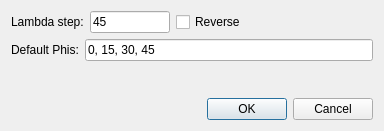
<?xml version="1.0" encoding="UTF-8"?>
<ui version="4.0">
 <class>dlgCaptureSetup</class>
 <widget class="QDialog" name="dlgCaptureSetup">
  <property name="geometry">
   <rect>
    <x>0</x>
    <y>0</y>
    <width>384</width>
    <height>131</height>
   </rect>
  </property>
  <property name="windowTitle">
   <string>Setup Capture</string>
  </property>
  <layout class="QVBoxLayout" name="verticalLayout">
   <item>
    <layout class="QHBoxLayout" name="horizontalLayout">
     <item>
      <widget class="QLabel" name="label">
       <property name="text">
        <string>Lambda step:</string>
       </property>
       <property name="buddy">
        <cstring>txtLambdaStep</cstring>
       </property>
      </widget>
     </item>
     <item>
      <widget class="QLineEdit" name="txtLambdaStep">
       <property name="maximumSize">
        <size>
         <width>80</width>
         <height>16777215</height>
        </size>
       </property>
       <property name="toolTip">
        <string>Rotation of the object between views (in degrees)</string>
       </property>
       <property name="inputMask">
        <string>00; </string>
       </property>
       <property name="text">
        <string>45</string>
       </property>
      </widget>
     </item>
     <item>
      <widget class="QCheckBox" name="ckReverse">
       <property name="text">
        <string>Reverse</string>
       </property>
      </widget>
     </item>
     <item>
      <spacer name="horizontalSpacer">
       <property name="orientation">
        <enum>Qt::Horizontal</enum>
       </property>
       <property name="sizeHint" stdset="0">
        <size>
         <width>40</width>
         <height>20</height>
        </size>
       </property>
      </spacer>
     </item>
    </layout>
   </item>
   <item>
    <layout class="QHBoxLayout" name="horizontalLayout_2">
     <item>
      <widget class="QLabel" name="label_2">
       <property name="text">
        <string>Default Phis:</string>
       </property>
       <property name="buddy">
        <cstring>txtPhiList</cstring>
       </property>
      </widget>
     </item>
     <item>
      <widget class="QLineEdit" name="txtPhiList">
       <property name="toolTip">
        <string>A comma separated list of elevation angles (in degrees)</string>
       </property>
       <property name="text">
        <string>0, 15, 30, 45</string>
       </property>
      </widget>
     </item>
    </layout>
   </item>
   <item>
    <spacer name="verticalSpacer">
     <property name="orientation">
      <enum>Qt::Vertical</enum>
     </property>
     <property name="sizeHint" stdset="0">
      <size>
       <width>20</width>
       <height>30</height>
      </size>
     </property>
    </spacer>
   </item>
   <item>
    <widget class="QDialogButtonBox" name="buttonBox">
     <property name="orientation">
      <enum>Qt::Horizontal</enum>
     </property>
     <property name="standardButtons">
      <set>QDialogButtonBox::Cancel|QDialogButtonBox::Ok</set>
     </property>
    </widget>
   </item>
  </layout>
 </widget>
 <tabstops>
  <tabstop>txtLambdaStep</tabstop>
  <tabstop>txtPhiList</tabstop>
  <tabstop>buttonBox</tabstop>
 </tabstops>
 <resources/>
 <connections>
  <connection>
   <sender>buttonBox</sender>
   <signal>accepted()</signal>
   <receiver>dlgCaptureSetup</receiver>
   <slot>accept()</slot>
   <hints>
    <hint type="sourcelabel">
     <x>252</x>
     <y>126</y>
    </hint>
    <hint type="destinationlabel">
     <x>157</x>
     <y>274</y>
    </hint>
   </hints>
  </connection>
  <connection>
   <sender>buttonBox</sender>
   <signal>rejected()</signal>
   <receiver>dlgCaptureSetup</receiver>
   <slot>reject()</slot>
   <hints>
    <hint type="sourcelabel">
     <x>320</x>
     <y>126</y>
    </hint>
    <hint type="destinationlabel">
     <x>286</x>
     <y>274</y>
    </hint>
   </hints>
  </connection>
 </connections>
</ui>
